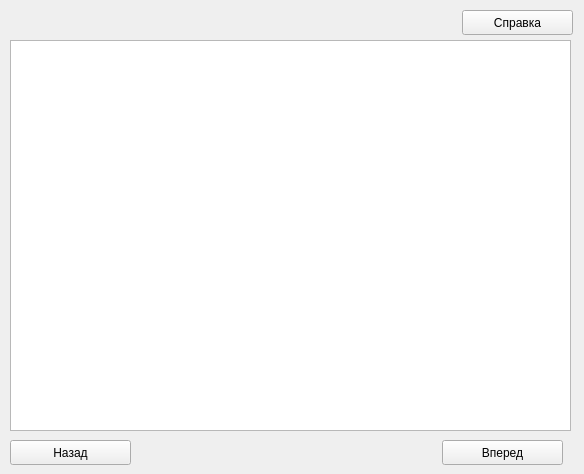
<?xml version="1.0" encoding="UTF-8"?>
<ui version="4.0">
 <class>f_vis</class>
 <widget class="QWidget" name="f_vis">
  <property name="geometry">
   <rect>
    <x>0</x>
    <y>0</y>
    <width>584</width>
    <height>474</height>
   </rect>
  </property>
  <property name="windowTitle">
   <string>Визуализация</string>
  </property>
  <widget class="QGraphicsView" name="v_vis">
   <property name="geometry">
    <rect>
     <x>10</x>
     <y>40</y>
     <width>561</width>
     <height>391</height>
    </rect>
   </property>
  </widget>
  <widget class="QPushButton" name="b_vis_forward">
   <property name="geometry">
    <rect>
     <x>442</x>
     <y>440</y>
     <width>121</width>
     <height>25</height>
    </rect>
   </property>
   <property name="text">
    <string>Вперед</string>
   </property>
  </widget>
  <widget class="QPushButton" name="b_vis_backward">
   <property name="geometry">
    <rect>
     <x>10</x>
     <y>440</y>
     <width>121</width>
     <height>25</height>
    </rect>
   </property>
   <property name="text">
    <string>Назад</string>
   </property>
  </widget>
  <widget class="QPushButton" name="b_vis_about">
   <property name="geometry">
    <rect>
     <x>462</x>
     <y>10</y>
     <width>111</width>
     <height>25</height>
    </rect>
   </property>
   <property name="text">
    <string>Справка</string>
   </property>
  </widget>
 </widget>
 <resources/>
 <connections/>
</ui>
